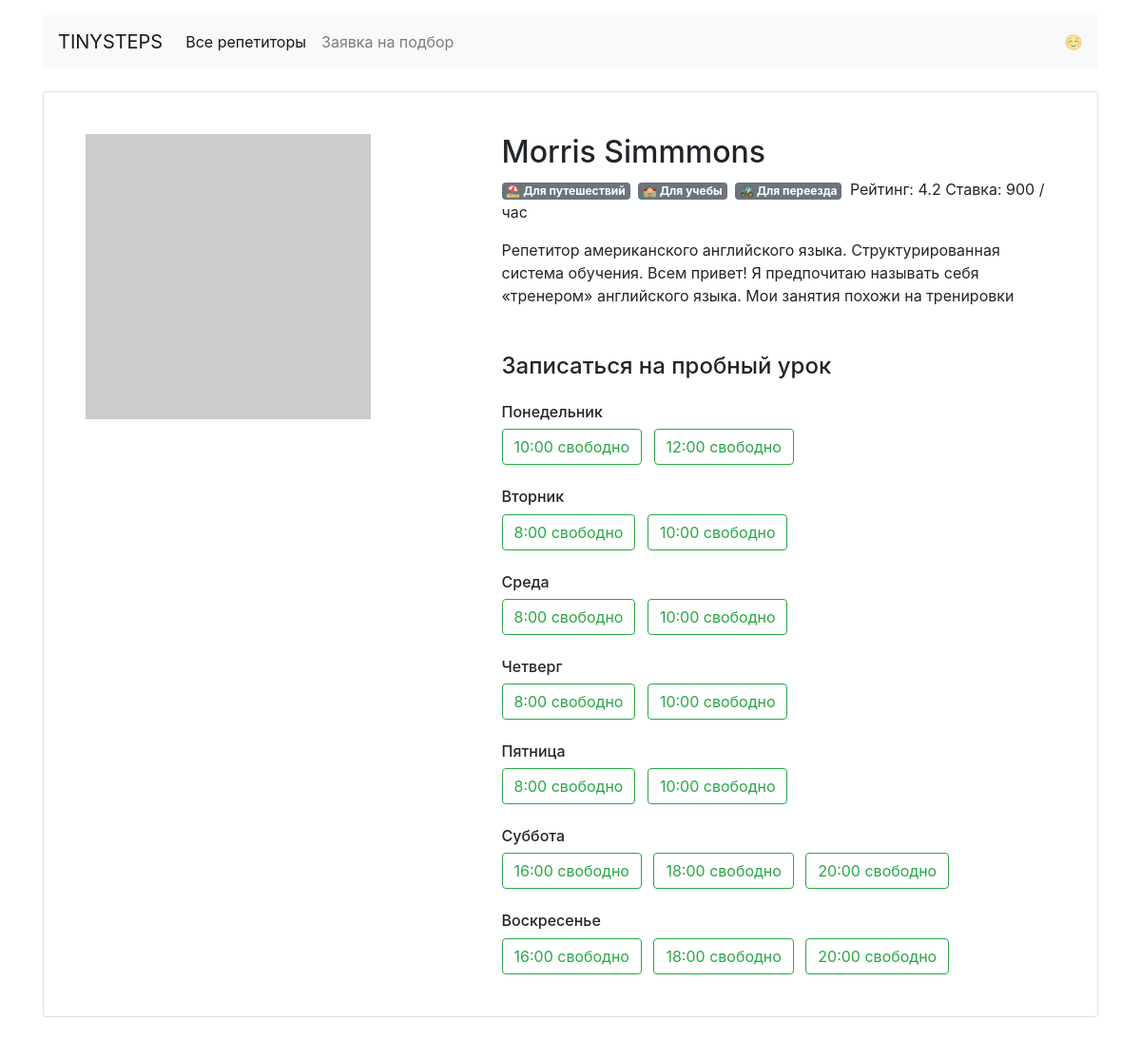
Screenshot of /profile/0/ with the database file from the repository.
### models.py (models this page shows)
class Teacher(db.Model):
    __tablename__ = "teachers"
    id = db.Column(db.Integer, primary_key=True)
    name = db.Column(db.String, nullable=False)
    about = db.Column(db.String, nullable=False)
    rating = db.Column(db.Float, nullable=False)
    picture = db.Column(db.String, nullable=False)
    price = db.Column(db.Integer, nullable=False)
    free = db.Column(db.String, nullable=False)
    goals = db.relationship(
        "Goal", secondary=asocciation_table, back_populates="teachers"
    )
    bookings = db.relationship('Booking', back_populates='teachers')

class Goal(db.Model):
    __tablename__ = "goals"
    id = db.Column(db.Integer, primary_key=True)
    name_slug = db.Column(db.String, nullable=False)
    name = db.Column(db.String, nullable=False)
    name_symvol = db.Column(db.String(1), nullable=False)
    teachers = db.relationship(
        "Teacher", secondary=asocciation_table, back_populates="goals"
    )

### views.py (the view)
@app.route("/profile/<int:teacher_id>/")
def profile_view(teacher_id):
    teacher = Teacher.query.get_or_404(teacher_id)
    free = json.loads(teacher.free)
    goals = Goal.query.filter(Goal.teachers.any(Teacher.id == teacher_id)).all()
    return render_template("profile.html", days=days, goals=goals, teacher=teacher, free=free)

### templates/profile.html (shortened to what this page needs)
{% extends 'base.html' %}
{% block content %}
<main class="container mt-3">
    <div class="card my-4 mx-auto">
        <div class="card-body m-2 m-md-4">
            <article class="row">
                <div class="col-5"><img src="{{teacher.picture}}" class="img-fluid" alt=""></div>
                <div class="col-7">
                    <section class="teacher=info">
                        <h1 class="h2">{{ teacher.name }}</h1>
                        <p>
                            {% for goal in goals %}
                            <span class="badge badge-secondary mr-1">{{ goal.name_symvol}} {{ goal.name}}</span>
                            {% endfor %}
                            Рейтинг: {{ teacher.rating }} Ставка: {{ teacher.price }} / час</p>
                        <p>{{ teacher.about }}</p>
                    </section>
                    <section class="available">
                        <h4 class="mb-4 mt-5">Записаться на пробный урок</h4>
                        {% for day, dayname in days.items() %}
                        <h6 class="mt-4">{{dayname}}</h6>
                        {% set count = 0 %}
                        {% for x in free[day].items() %}
                        {% if x[1] %}
                        {% set time=x[0].replace(":","") %}
                        <a href="/booking/{{time}}/{{day}}/{{teacher.id}}/" class="btn btn-outline-success mr-2">{{x[0]}}
                            свободно</a>
                        {% endif %}
                        {% endfor %}
                        {% endfor %}
                    </section>
                </div>
            </article>
        </div>
    </div>
</main>
{% endblock %}

### rows the page displays
Teacher: name "Morris Simmmons", rating "4.2", price "900", about "Репетитор американского английского языка. Структурированная система обучения. Всем привет! Я предпочитаю называть себя «тренером» английского языка. Мои занятия похожи на тренировки"
Goal: name_symvol "⛱", name "Для путешествий"
Goal: name_symvol "🏫", name "Для учебы"
Goal: name_symvol "🚜", name "Для переезда"

### other values shown
{{ dayname }} "Понедельник" "Вторник" "Среда" "Четверг" "Пятница" "Суббота" "Воскресенье"
{{ x[0] }} "10:00" "12:00" "8:00" "10:00" "8:00" "10:00" "8:00" "10:00" "8:00" "10:00" "16:00" "18:00" "20:00" "16:00" "18:00" "20:00"
